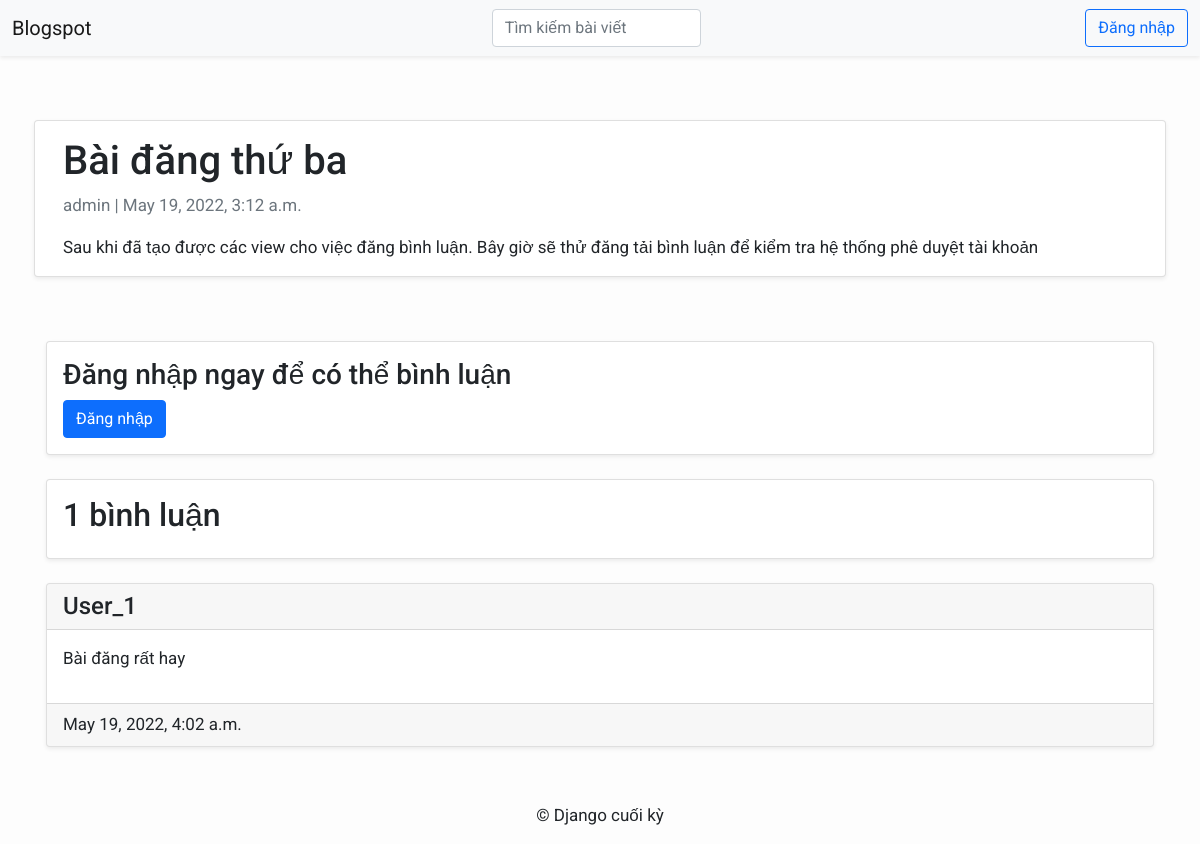
Page /detail/bai-dang-thu-ba/ on the earlier database version.
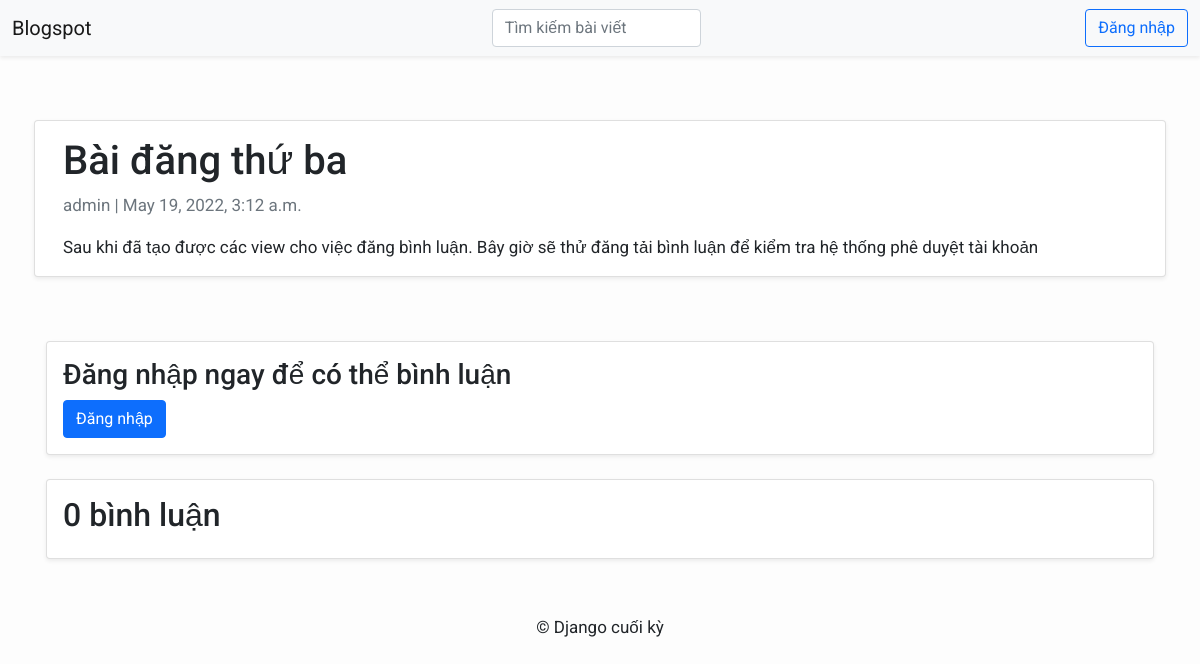
Same page on the later database version.
### blog_app/models.py (models this page shows, shortened)
class Comment(models.Model):
    post = models.ForeignKey(Post,on_delete=models.CASCADE,related_name='comments')
    name = models.CharField(max_length=80)
    email = models.EmailField()
    body = models.TextField()
    created_on = models.DateTimeField(auto_now_add=True)
    active = models.BooleanField(default=False)
    class Meta:
        ordering = ['created_on']

### blog_app/views.py (the view)
# urls.py: path('detail/<slug:slug>/', views.post_detail, name='post_detail'),
def post_detail(request, slug):
    template_name = 'post_detail.html'
    post = get_object_or_404(Post, slug=slug)
    comments = post.comments.filter(active=True)
    new_comment = None
    if request.method == 'POST':
        comment_content = request.POST['comment']
        new_comment = Comment.objects.create(post=post, name=request.user.username, body=comment_content, active=True)
        new_comment.save()
        return redirect('post_detail', slug=post.slug)
    context = {
        'post': post,
        'comments': comments,
    }
    return render(request, template_name, context)

### templates/post_detail.html (shortened to what this page needs)
{% extends 'base.html' %} {% block content %}
<div class="p-3 container">
  <div class="row">
    <div class="card mx-auto mt-5 mb-5 shadow-sm left top">
      <div class="card-body">
        <h1>{% block title %} {{ post.title }} {% endblock title %}</h1>
        <p class=" text-muted">{{ post.author }} | {{ post.created_on }}</p>
        <p class="card-text ">{{ post.content | safe }}</p>
      </div>
    </div>
  </div>
  <div class="card shadow-sm mx-auto mb-4 mt-3 ">
    <div class="card-body">
      {% if request.user.is_authenticated %}
      <div class="mb-3">
        <h3>Để lại bình luận</h3>
      </div>
      <form method="post" action="{% url 'post_detail' post.slug %}" class="needs-validation" novalidate>
        <div class="form-floating mb-3">
          <textarea class="form-control" id="comment" name="comment" placeholder="Bình luận..." required style="height: 100px;"></textarea>
          <label for="comment">Nội dung bình luận...</label>
          <div class="invalid-feedback">Nội dung bình luận không được để trống</div>
        </div>
        {% csrf_token %}
        <button type="submit" class="btn btn-primary  btn-lg">Bình luận</button>
      </form>
      {% else %}
      <h3>Đăng nhập ngay để có thể bình luận</h3>
      <a href="{% url 'login_form' %}" class="btn btn-primary">Đăng nhập</a>
      {% endif %}
    </div>
  </div>
  <div class="card mx-auto mb-4 mt-3 shadow-sm">
    <div class="card-body">
      <h2>{{ comments.count }} bình luận</h2>
    </div>
  </div>
  {% for comment in comments %}
  <div class="card mx-auto mb-4 mt-3 shadow-sm">
    <h4 class="card-header">
      {{ comment.name }}
    </h4>
    <div class="card-body">
      <div class="comments">
        {{ comment.body | linebreaks }}
      </div>
    </div>
    <div class="card-footer">
        {{ comment.created_on }}
    </div>
  </div>
  {% endfor %}
</div>
{% endblock content %}

Differences in the rows shown:
removed Comment: name "User_1", body "Bài đăng rất hay", created_on "May 19, 2022, 4:02 a.m."
Other differences:
{{ comments.count }}: "1" → "0"
